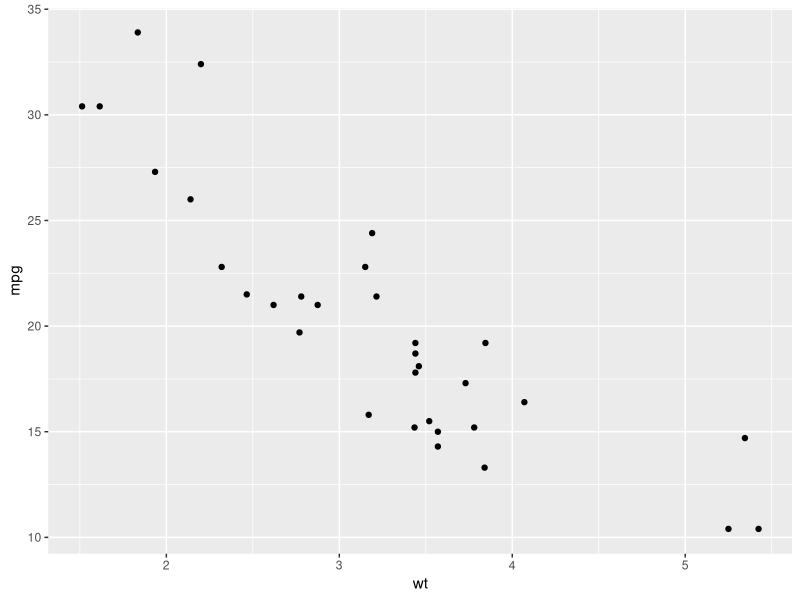
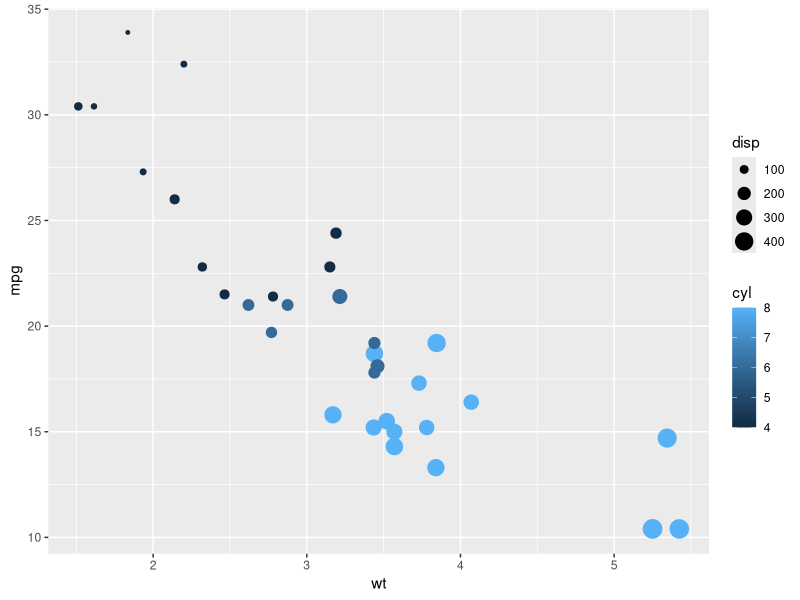

Reproduce these figures in R, in order.
## ---- chunk 1
for (i in 100:1) {
  print(rep(i, times = i))
}

# alternative
rep(10:1, c(10:1))
rep(100:1, c(100:1))
## ---- chunk 2
A <- c(1, 2, 0, 4)
B <- c(3, 6)
A*B
# the shorter vector is recycled
# longer vector must be of a multiple of shorter vector length
# 1*3  2*6  0*3  4*6
# 3 12 0 24
## ---- chunk 3
gender <- factor(c(rep("female", 91), rep("male", 92)))
table(gender)

# number of times each level appeared in the vector
# female   male 
#     91     92 

gender1 <- factor(gender, levels=c("male", "female"))
table(gender1) # will give the same result as gender. because the levels are defined correctly
  

gender2 <- factor(gender, levels=c("Male", "female"))
table(gender2)
# "Male" level will be of 0 value because the spelling is different (because M is capitalised)
## ---- chunk 4
X <- factor(c(4, 5, 6, 6, 4))
X

# as.numeric(X) returns 1 2 3 3 1
# each factor is labelled a number, return value indicates which factor the element in the vector belongs to

x_numeric <- as.numeric(as.character(X))
x_numeric
## ---- chunk 5
library(ggplot2)
mtcars

# part (a)
ggplot(data = mtcars, aes(x = wt, y = mpg)) + geom_point()

# part (b)
ggplot(mtcars, aes(x = wt, y = mpg, color = cyl, size = disp)) + geom_point()

# part (c)
tapply(mtcars$mpg, mtcars$cyl, sd)


